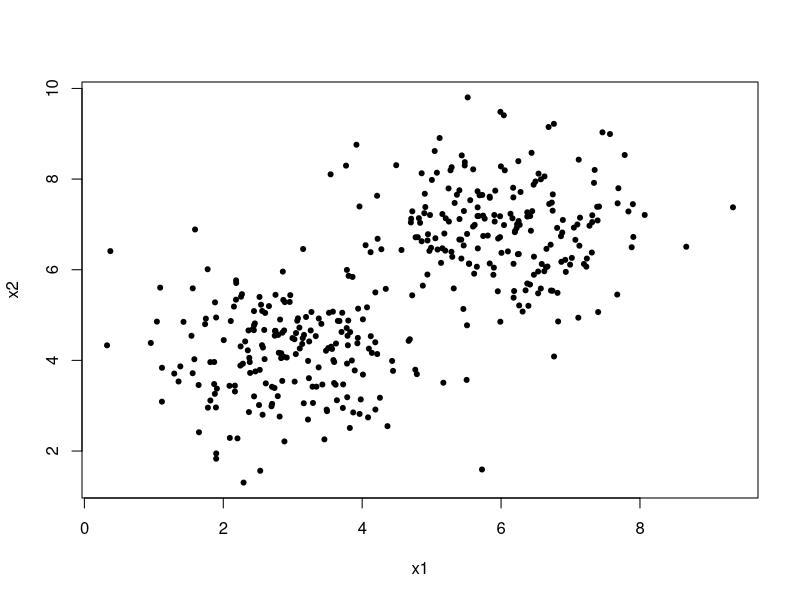
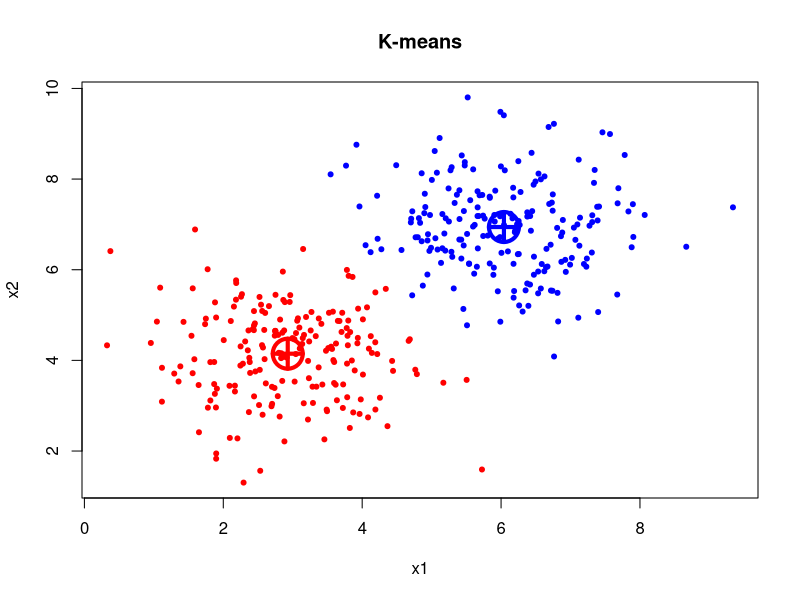
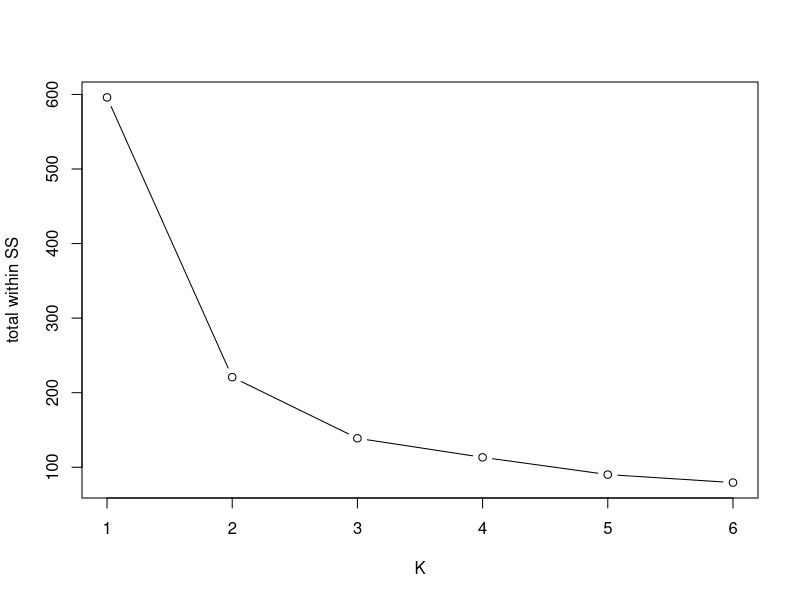
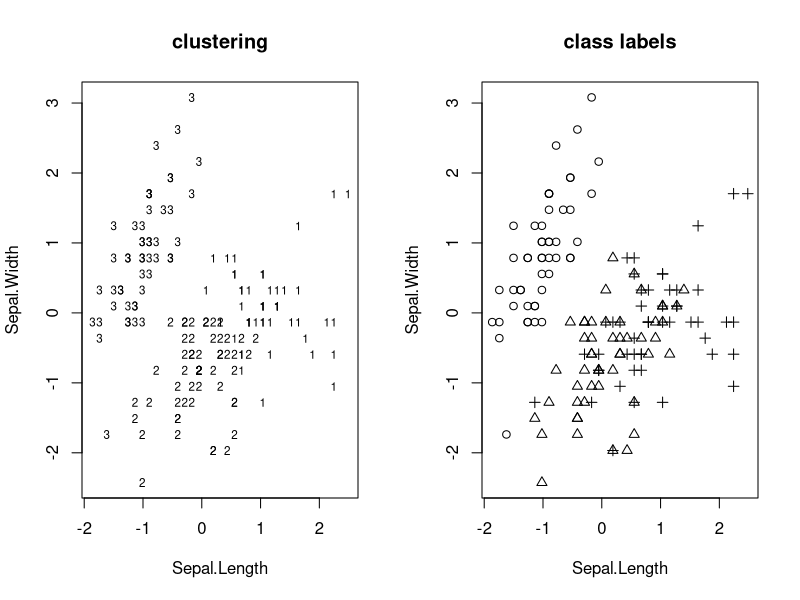

These figures' R source, in order:
#k-means
#----------
#km.out <- kmeans(x, centers = 3, nstart = 1, iter.max = 20)


x1 <- rnorm(n = 200, mean = 3, sd = 1)
x2 <- rnorm(n = 200, mean = 4, sd = 1)
x3 <- rnorm(n = 200, mean = 6, sd = 1)
x4 <- rnorm(n = 200, mean = 7, sd = 1)


db <- as.data.frame(rbind(cbind(x1,x2), cbind(x3,x4)))
plot(db, pch = 20)

#db <- as.data.frame(cbind(x1, x2))
#plot(db, pch = 20)


km_cl <- kmeans(db, centers = 2, nstart = 5)
str(km_cl)

# clusters assigned to each point
km_cl$cluster

# total sum of squares
print(km_cl$totss)


# within-cluster sum of squares
print(km_cl$withinss)

# total within_cluster sum of squares
print(km_cl$tot.withinss)

# between-cluster sum of squares
print(km_cl$betweenss)

# or simply
print(km_cl$totss - km_cl$tot.withinss)


# size of cluster (number of points in each cluster)
print(km_cl$size)


plot(db, col = ifelse(km_cl$cluster == 1, "red","blue"), pch = 20, main = "K-means")
points(km_cl$centers, col = c("red","blue"),  pch = 10, cex = 4, lwd = 4)


data(iris)
head(iris)
table(iris$Species)

# number of centers (K) heruristic
# elbow method


# always standardize data before clustering
iris[,1:4] <- scale(iris[,1:4])

within_ss <- numeric(6)

for(i in 1:6){
  km.cl <- kmeans(iris[,1:4], centers = i, nstart = 10)
  print(paste("K:",i," ==> total within ss:",km.cl$tot.withinss))
  within_ss[i] <- km.cl$tot.withinss
}

# plot number of centers Vs. total within SS
plot(x = 1:6, y = within_ss, type='b', xlab = "K", ylab = "total within SS" )



# comparing the clustering with 3 centers, with class labels
par(mfrow = c(1,2))
km.cl <- kmeans(iris[,1:4], centers = 3, nstart = 20)


# plotting points with assigned clusterse
plot(iris[,1:2],  pch = as.character(km.cl$cluster), cex = 0.7, main="clustering")


# plotting points with original class labels
plot(iris[,1:2], pch = as.numeric(iris$Species), main = "class labels")
par(mfrow = c(1,1))

table(km.cl$cluster, iris$Species)


# silhouette() function from "cluster" package
# can be used to calculate average silhouette value
# it is a measure of how similar an object is to its own cluster
# compared to other clusters

library("cluster")
distance_matrix <- dist(iris[,1:4], method = "euclidean")
# print(dist(iris[1:4,1:4], method = "euclidean"))

sil <- silhouette(km.cl$cluster, dist = distance_matrix)
average_silhouette_val <- mean(sil[,3])
print(average_silhouette_val)
